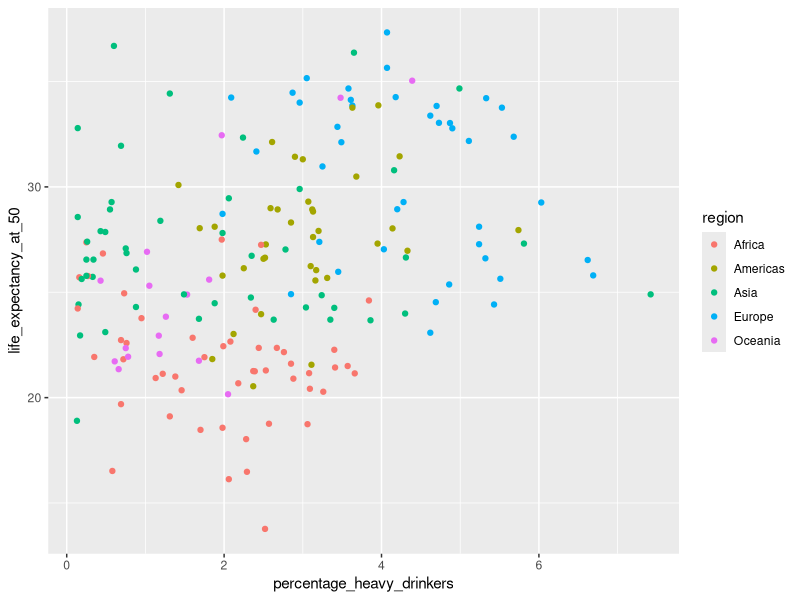
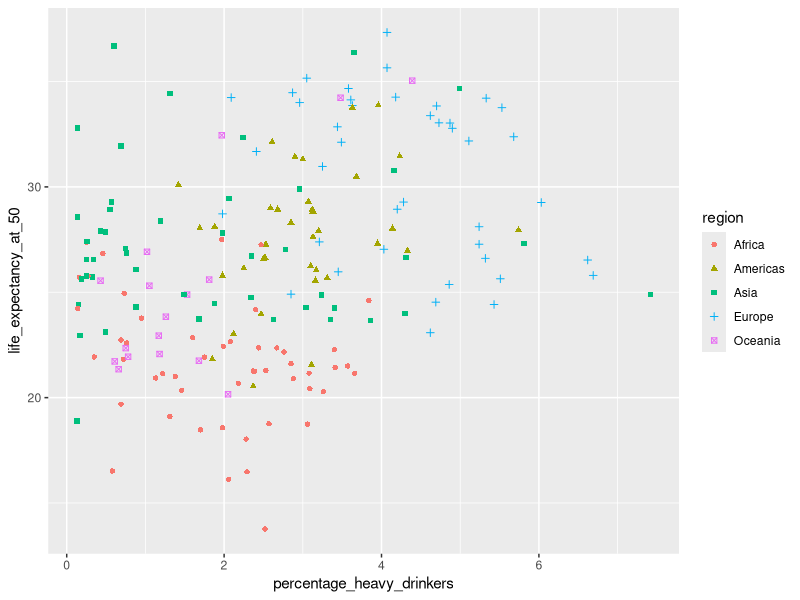
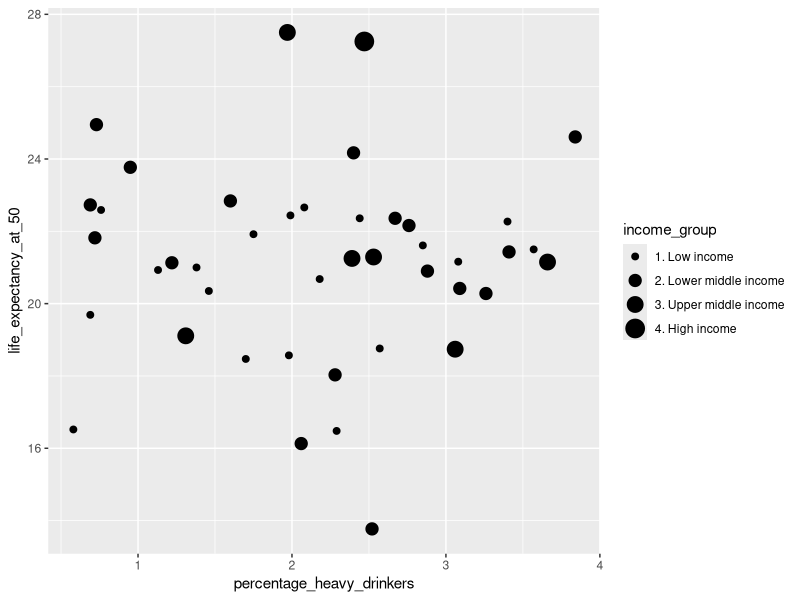
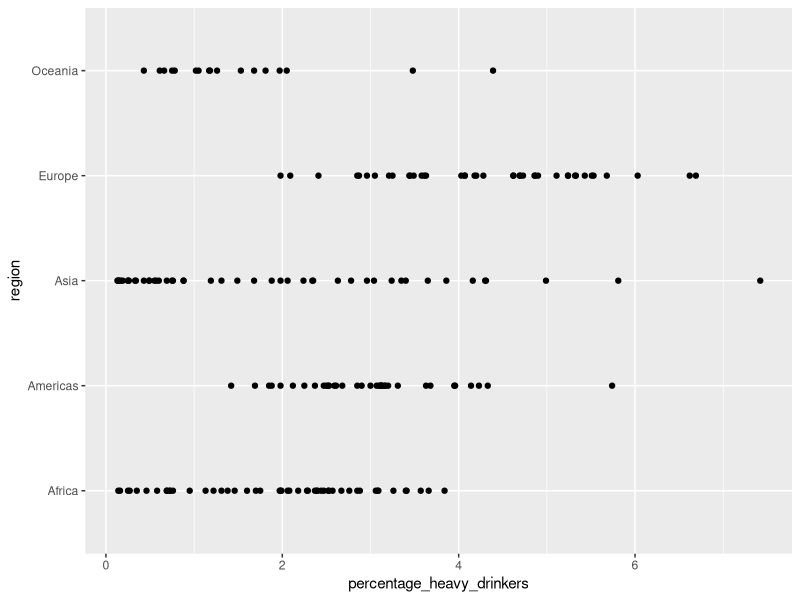
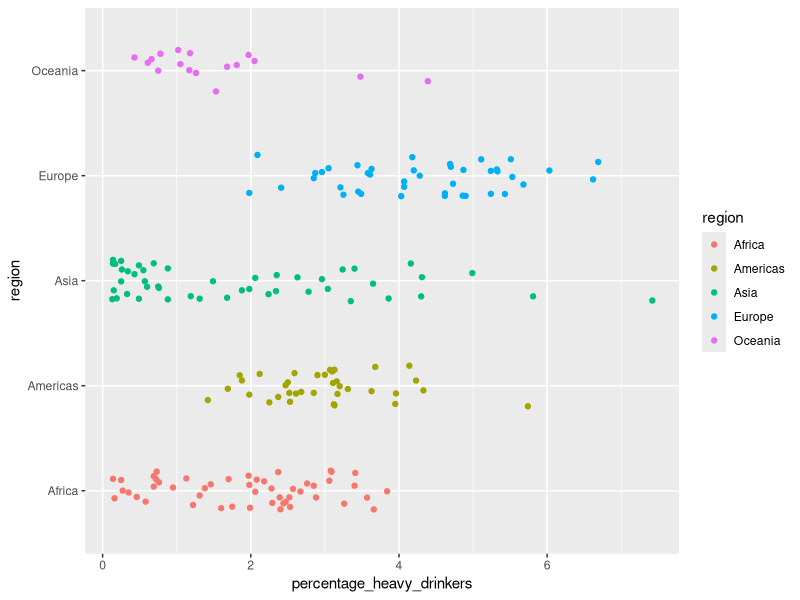
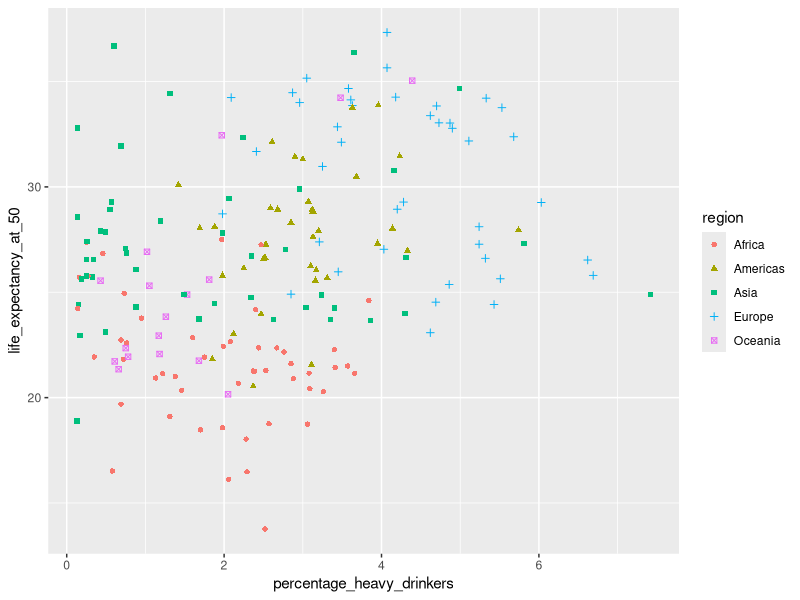
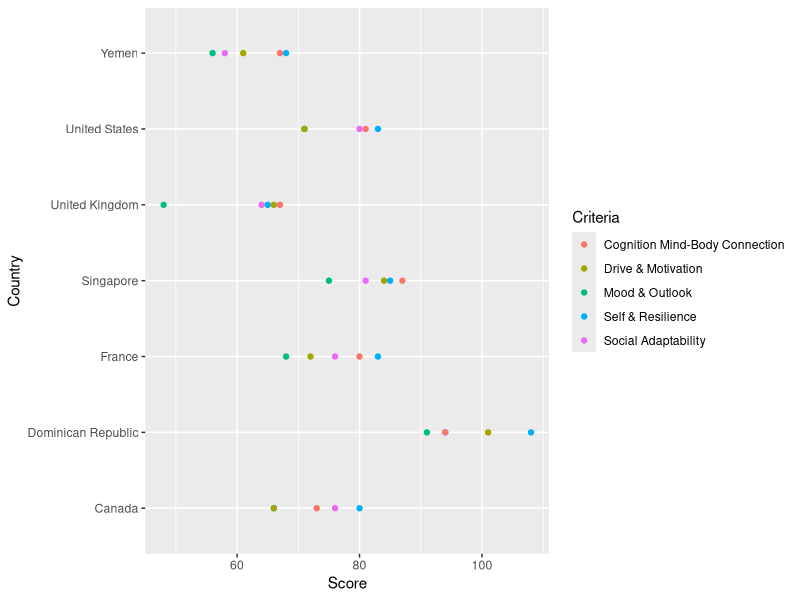

Reproduce these figures in R, in order.
## ---- chunk 1
library(readr)
library(ggplot2)
income_df <- read_csv('data/income_lifeexp_alcohol_1.csv', show_col_types = FALSE)

ggplot(income_df, aes(
    x=percentage_heavy_drinkers, 
    y=life_expectancy_at_50, 
    color=region
)) + 
geom_point()
## ---- chunk 2
ggplot(income_df, aes(
    x=percentage_heavy_drinkers, 
    y=life_expectancy_at_50, 
    shape=region,
    color=region
)) + 
geom_point()
## ---- chunk 3

income_df_subset <- subset(income_df, `sub-region` %in% c('Sub-Saharan Africa'))

# Create the scatter plot
ggplot(income_df_subset, aes(
    x=percentage_heavy_drinkers, 
    y=life_expectancy_at_50, 
    size=income_group,
)) + 
geom_point()

## ---- chunk 4
ggplot(income_df, aes(
    x=percentage_heavy_drinkers, 
    y=region, 
)) + 
geom_point()
## ---- chunk 5
ggplot(income_df, aes(
    x=percentage_heavy_drinkers, 
    y=region, 
    color=region
)) + 
geom_point(position = position_jitter(width = 0, height = 0.2))
## ---- chunk 6
ggplot(income_df, aes(
    x=percentage_heavy_drinkers, 
    y=life_expectancy_at_50, 
    shape=region,
    color=region
)) + 
geom_point()
## ---- chunk 7
mental_health_df <- read_csv("data/mental_health_long.csv")
ggplot(mental_health_df, aes(
  x = Score, 
  y = Country, 
  color = Criteria
)) + geom_point()
